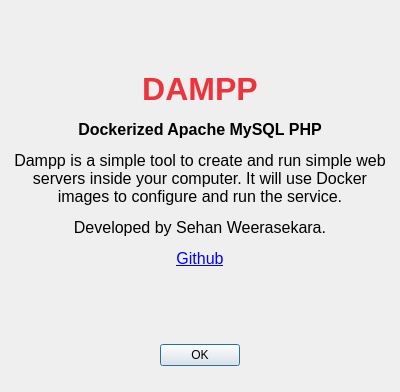
<?xml version="1.0" encoding="UTF-8"?>
<ui version="4.0">
 <class>Dialog</class>
 <widget class="QDialog" name="Dialog">
  <property name="geometry">
   <rect>
    <x>0</x>
    <y>0</y>
    <width>400</width>
    <height>392</height>
   </rect>
  </property>
  <property name="windowTitle">
   <string>About</string>
  </property>
  <property name="styleSheet">
   <string notr="true"/>
  </property>
  <widget class="QDialogButtonBox" name="ok_btn">
   <property name="geometry">
    <rect>
     <x>10</x>
     <y>330</y>
     <width>380</width>
     <height>50</height>
    </rect>
   </property>
   <property name="orientation">
    <enum>Qt::Horizontal</enum>
   </property>
   <property name="standardButtons">
    <set>QDialogButtonBox::Ok</set>
   </property>
   <property name="centerButtons">
    <bool>true</bool>
   </property>
  </widget>
  <widget class="QLabel" name="details">
   <property name="geometry">
    <rect>
     <x>10</x>
     <y>10</y>
     <width>380</width>
     <height>320</height>
    </rect>
   </property>
   <property name="font">
    <font>
     <family>Ubuntu</family>
     <pointsize>24</pointsize>
     <weight>75</weight>
     <bold>true</bold>
    </font>
   </property>
   <property name="styleSheet">
    <string notr="true"/>
   </property>
   <property name="text">
    <string>&lt;html&gt;&lt;head/&gt;&lt;body&gt;&lt;p align=&quot;center&quot;&gt;&lt;span style=&quot; color:#ed333b;&quot;&gt;DAMPP&lt;/span&gt;&lt;/p&gt;&lt;p align=&quot;center&quot;&gt;&lt;span style=&quot; font-size:12pt; color:#000000;&quot;&gt;Dockerized Apache MySQL PHP&lt;/span&gt;&lt;/p&gt;&lt;p align=&quot;center&quot;&gt;&lt;span style=&quot; font-size:12pt; font-weight:400;&quot;&gt;Dampp is a simple tool to create and run simple web servers inside your computer. It will use Docker images to configure and run the service.&lt;/span&gt;&lt;/p&gt;&lt;p align=&quot;center&quot;&gt;&lt;span style=&quot; font-size:12pt; font-weight:400;&quot;&gt;Developed by Sehan Weerasekara.&lt;/span&gt;&lt;/p&gt;&lt;p align=&quot;center&quot;&gt;&lt;a href=&quot;www.github.com/s3h4n&quot;&gt;&lt;span style=&quot; font-size:12pt; font-weight:400; text-decoration: underline; color:#0000ff;&quot;&gt;Github&lt;/span&gt;&lt;/a&gt;&lt;/p&gt;&lt;/body&gt;&lt;/html&gt;</string>
   </property>
   <property name="wordWrap">
    <bool>true</bool>
   </property>
  </widget>
 </widget>
 <resources/>
 <connections>
  <connection>
   <sender>ok_btn</sender>
   <signal>accepted()</signal>
   <receiver>Dialog</receiver>
   <slot>accept()</slot>
   <hints>
    <hint type="sourcelabel">
     <x>248</x>
     <y>254</y>
    </hint>
    <hint type="destinationlabel">
     <x>157</x>
     <y>274</y>
    </hint>
   </hints>
  </connection>
  <connection>
   <sender>ok_btn</sender>
   <signal>rejected()</signal>
   <receiver>Dialog</receiver>
   <slot>reject()</slot>
   <hints>
    <hint type="sourcelabel">
     <x>316</x>
     <y>260</y>
    </hint>
    <hint type="destinationlabel">
     <x>286</x>
     <y>274</y>
    </hint>
   </hints>
  </connection>
 </connections>
</ui>
